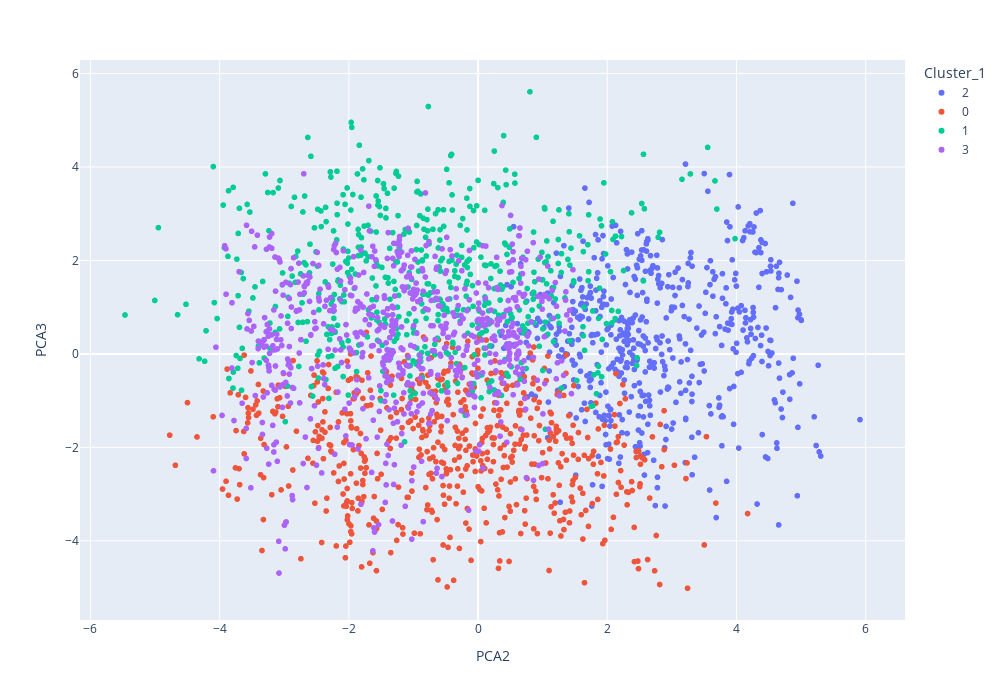

Here is the notebook cell this chart was saved with:
### Code cell
fig = px.scatter(df_final, x="PCA2", y="PCA3", color="Cluster_1")
fig.update_layout(width=1000, height=700)
fig.show(config={'displayModeBar': False})

### Figure 1 — Plotly figure (JSON) as saved in the notebook; plotly's stock layout.template omitted (floating-point values rounded to 4 significant figures; data arrays with more than 128 entries replaced by an {"elided": "..."} marker saying what was removed)
{"data": [{"hovertemplate": "Cluster_1=2<br>PCA2=%{x}<br>PCA3=%{y}<extra></extra>", "legendgroup": "2", "marker": {"color": "#636efa", "symbol": "circle"}, "mode": "markers", "name": "2", "showlegend": true, "type": "scattergl", "x": {"elided": "554 float values"}, "xaxis": "x", "y": {"elided": "554 float values"}, "yaxis": "y"}, {"hovertemplate": "Cluster_1=0<br>PCA2=%{x}<br>PCA3=%{y}<extra></extra>", "legendgroup": "0", "marker": {"color": "#EF553B", "symbol": "circle"}, "mode": "markers", "name": "0", "showlegend": true, "type": "scattergl", "x": {"elided": "619 float values"}, "xaxis": "x", "y": {"elided": "619 float values"}, "yaxis": "y"}, {"hovertemplate": "Cluster_1=1<br>PCA2=%{x}<br>PCA3=%{y}<extra></extra>", "legendgroup": "1", "marker": {"color": "#00cc96", "symbol": "circle"}, "mode": "markers", "name": "1", "showlegend": true, "type": "scattergl", "x": {"elided": "585 float values"}, "xaxis": "x", "y": {"elided": "585 float values"}, "yaxis": "y"}, {"hovertemplate": "Cluster_1=3<br>PCA2=%{x}<br>PCA3=%{y}<extra></extra>", "legendgroup": "3", "marker": {"color": "#ab63fa", "symbol": "circle"}, "mode": "markers", "name": "3", "showlegend": true, "type": "scattergl", "x": {"elided": "679 float values"}, "xaxis": "x", "y": {"elided": "679 float values"}, "yaxis": "y"}], "layout": {"height": 700, "legend": {"title": {"text": "Cluster_1"}, "tracegroupgap": 0}, "margin": {"t": 60}, "width": 1000, "xaxis": {"anchor": "y", "domain": [0, 1], "title": {"text": "PCA2"}}, "yaxis": {"anchor": "x", "domain": [0, 1], "title": {"text": "PCA3"}}}}
